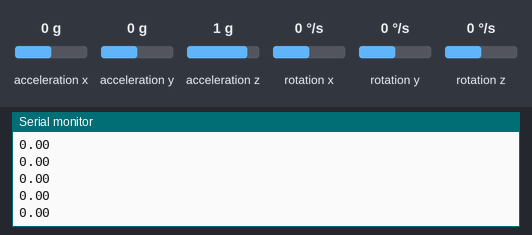
A sketch run on a simulated Arduino Uno, built with avr-gcc and run on an emulated ATmega328P. Shown: the last lines printed to the serial monitor. Inputs (shaded band) come from the test bench; at power-on: acceleration y 0 g, acceleration x 0 g, acceleration z 1 g, rotation x 0 °/s, rotation y 0 °/s, rotation z 0 °/s.

Above: at 1.2 s.
1.3 s: acceleration y set to -1.4 g
At 1.59 s:
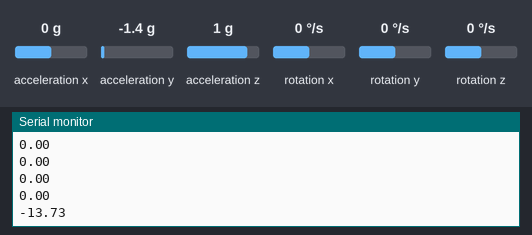
2.8 s: acceleration y set to -0.8 g
At 2.82 s:
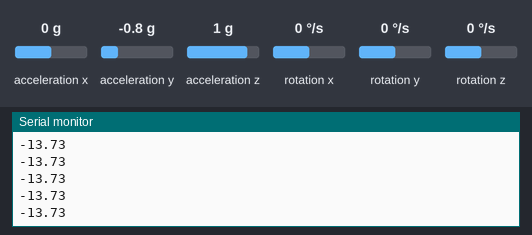
Timing chart, 0 to 5.8 s (numbered marks = the images above; inputs shaded):
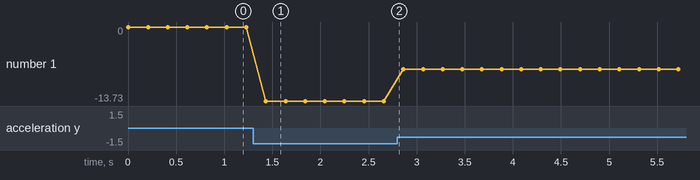

The sketch:

MPU6050_gyro_pitch_roll_yaw.ino
```cpp
#include <Wire.h>
#include <MPU6050.h>

MPU6050 mpu;

// Timers
unsigned long timer = 0;
float timeStep = 0.01;

// Pitch, Roll and Yaw values
float pitch = 0;
float roll = 0;
float yaw = 0;

void setup()
{
  Serial.begin(115200);

  // Initialize MPU6050
  while(!mpu.begin(MPU6050_SCALE_2000DPS, MPU6050_RANGE_2G))
  {
    Serial.println("Could not find a valid MPU6050 sensor, check wiring!");
    delay(500);
  }

  // Calibrate gyroscope. The calibration must be at rest.
  // If you don't want calibrate, comment this line.
  mpu.calibrateGyro();

  // Set threshold sensivty. Default 3.
  // If you don't want use threshold, comment this line or set 0.
  mpu.setThreshold(3);
}

void loop()
{
  timer = millis();

  // Read normalized values
  Vector norm = mpu.readNormalizeAccel();
  mpu.readNormalizeAccel();

  // Calculate Pitch, Roll and Yaw
  // pitch = pitch + norm.YAxis * timeStep;
  // roll = roll + norm.XAxis * timeStep;
  // yaw = yaw + norm.ZAxis * timeStep;

  // Output raw
  // Serial.print(" Pitch = ");
  Serial.println(norm.YAxis);
  // Serial.print(" Roll = ");
  // Serial.print(norm.XAxis);
  // Serial.print(" Yaw = ");
  // Serial.println(norm.ZAxis);
  // Wait to full timeStep period
  // delay((timeStep*1000) - (millis() - timer));
  delay(200);
}
```

Measured:
- after the input at 1.3 s, the serial monitor: prints a new line after 0.13 s (image 1)
- plotted number 1: 0 → -13.73 after the input at 1.3 s, -13.73 → -7.85 after the input at 2.8 s
